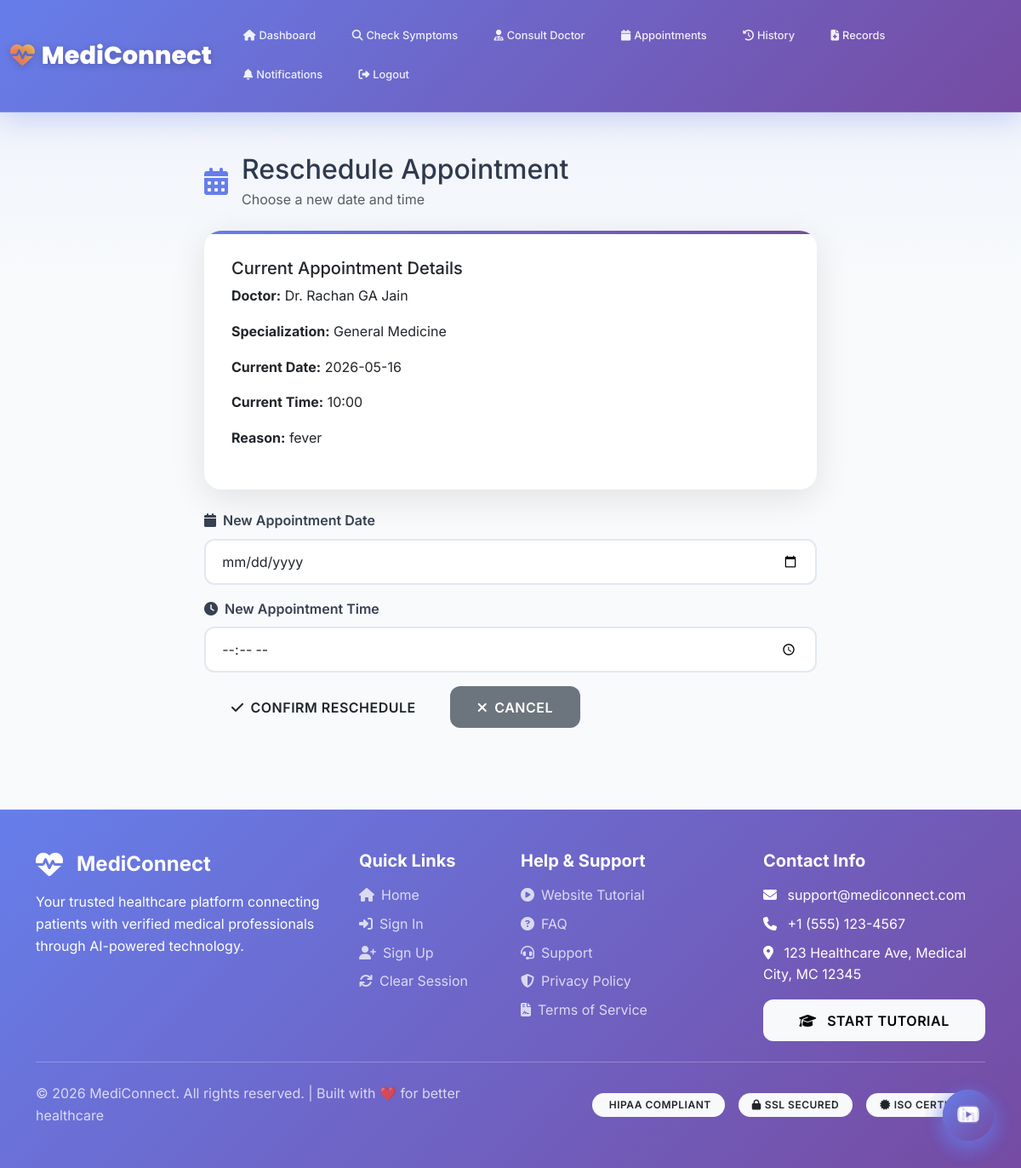
The app's page /appointment/reschedule/52 (signed in) with its own data.
### tables this page shows
CREATE TABLE users (
        id INTEGER PRIMARY KEY AUTOINCREMENT,
        name TEXT NOT NULL,
        email TEXT UNIQUE NOT NULL,
        password TEXT NOT NULL,
        role TEXT NOT NULL,
        phone TEXT,
        address TEXT,
        age INTEGER,
        gender TEXT,
        created_at TIMESTAMP DEFAULT CURRENT_TIMESTAMP
    , account_status VARCHAR(20) DEFAULT 'active');

CREATE TABLE doctors (
        id INTEGER PRIMARY KEY AUTOINCREMENT,
        user_id INTEGER,
        specialization TEXT,
        qualification TEXT,
        experience INTEGER,
        consultation_fee REAL,
        available BOOLEAN DEFAULT 1, verification_id TEXT, verification_status TEXT DEFAULT 'Pending', degree_certificate_path VARCHAR(500), council_registration_path VARCHAR(500), documents_uploaded BOOLEAN DEFAULT 0, verification_notes TEXT,
        FOREIGN KEY (user_id) REFERENCES users(id)
    );

CREATE TABLE "appointments" (
                id INTEGER PRIMARY KEY AUTOINCREMENT,
                patient_id INTEGER,
                doctor_id INTEGER,
                appointment_date DATE,
                appointment_time TIME,
                status TEXT DEFAULT 'scheduled',
                reason TEXT,
                notes TEXT,
                created_at TIMESTAMP DEFAULT CURRENT_TIMESTAMP, mode TEXT DEFAULT "online", symptoms TEXT, prescription TEXT, lab_tests TEXT, payment_status TEXT DEFAULT 'unpaid', payment_id INTEGER,
                FOREIGN KEY (patient_id) REFERENCES patients(id),
                FOREIGN KEY (doctor_id) REFERENCES doctors(id)
            );

### app.py (the view, shortened to what this page needs)
@app.route('/appointment/reschedule/<int:appointment_id>', methods=['GET', 'POST'])
@login_required
def reschedule_appointment(appointment_id):
    conn = get_db()
    appointment = conn.execute('''SELECT a.*, d.specialization, u.name as doctor_name
                                 FROM appointments a
                                 JOIN doctors d ON a.doctor_id = d.id
                                 JOIN users u ON d.user_id = u.id
                                 WHERE a.id = ?''', (appointment_id,)).fetchone()
    conn.close()
    from datetime import date
    today = date.today().strftime('%Y-%m-%d')
    return render_template('reschedule_appointment.html', appointment=appointment, today=today)

### app.py (called while the page is built)
def get_db():
    conn = sqlite3.connect('medical.db')
    conn.row_factory = sqlite3.Row
    return conn

def login_required(f):
    @wraps(f)
    def decorated_function(*args, **kwargs):
        if 'user_id' not in session:
            flash('Please login first', 'warning')
            return redirect(url_for('signin_as'))
        if 'last_activity' in session:
            last_activity = datetime.fromisoformat(session['last_activity'])
            if datetime.now() - last_activity > timedelta(minutes=30):
                session.clear()
                flash('Session expired due to inactivity. Please login again.', 'warning')
                return redirect(url_for('signin_as'))
        session['last_activity'] = datetime.now().isoformat()
        session.permanent = True
        return f(*args, **kwargs)
    return decorated_function

### templates/reschedule_appointment.html (shortened to what this page needs)
{% extends "base_clean.html" %}
{% block content %}
<div class="container">
    <div class="row justify-content-center">
        <div class="col-md-8">
            <div class="glass-card">
                <div class="d-flex align-items-center mb-4">
                    <div class="animated-icon me-3" style="font-size: 2rem; color: #667eea;">
                        <i class="fas fa-calendar-alt"></i>
                    </div>
                    <div>
                        <h2 class="mb-1">Reschedule Appointment</h2>
                        <p class="text-muted mb-0">Choose a new date and time</p>
                    </div>
                </div>
                <div class="card mb-4">
                    <div class="card-body">
                        <h5 class="card-title">Current Appointment Details</h5>
                        <p><strong>Doctor:</strong> Dr. {{ appointment.doctor_name }}</p>
                        <p><strong>Specialization:</strong> {{ appointment.specialization }}</p>
                        <p><strong>Current Date:</strong> {{ appointment.appointment_date }}</p>
                        <p><strong>Current Time:</strong> {{ appointment.appointment_time }}</p>
                        <p><strong>Reason:</strong> {{ appointment.reason }}</p>
                    </div>
                </div>
                <form method="POST">
                    <div class="mb-3">
                        <label for="appointment_date" class="form-label">
                            <i class="fas fa-calendar me-2"></i>New Appointment Date
                        </label>
                        <input type="date" class="form-control" id="appointment_date" name="appointment_date"
                               min="{{ today }}" required>
                    </div>
                    <div class="mb-3">
                        <label for="appointment_time" class="form-label">
                            <i class="fas fa-clock me-2"></i>New Appointment Time
                        </label>
                        <input type="time" class="form-control" id="appointment_time" name="appointment_time" required>
                    </div>
                    <div class="d-flex gap-2">
                        <button type="submit" class="btn btn-modern btn-gradient-primary">
                            <i class="fas fa-check me-2"></i>Confirm Reschedule
                        </button>
                        <a href="{{ request.referrer or url_for('patient_dashboard') }}" class="btn btn-secondary">
                            <i class="fas fa-times me-2"></i>Cancel
                        </a>
                    </div>
                </form>
            </div>
        </div>
    </div>
</div>
{% endblock %}

### templates/base_clean.html (style rules this page uses)
:root { --primary-gradient: linear-gradient(135deg, #667eea 0%, #764ba2 100%); --secondary-gradient: linear-gradient(135deg, #f093fb 0%, #f5576c 100%); --success-gradient: linear-gradient(135deg, #4facfe 0%, #00f2fe 100%); --warning-gradient: linear-gradient(135deg, #43e97b 0%, #38f9d7 100%); --danger-gradient: linear-gradient(135deg, #fa709a 0%, #fee140 100%); --dark-gradient: linear-gradient(135deg, #2c3e50 0%, #34495e 100%); --light-bg: #f8fafc; --card-shadow: 0 10px 40px rgba(0, 0, 0, 0.1); --card-shadow-hover: 0 20px 60px rgba(0, 0, 0, 0.15); --border-radius: 20px; --transition: all 0.4s cubic-bezier(0.4, 0, 0.2, 1); }
* { margin: 0; padding: 0; box-sizing: border-box; }
body { font-family: 'Inter', -apple-system, BlinkMacSystemFont, 'Segoe UI', sans-serif; background: var(--light-bg); color: #2d3748; line-height: 1.6; overflow-x: hidden; }
.card { border: none; border-radius: var(--border-radius); box-shadow: var(--card-shadow); transition: var(--transition); background: white; overflow: hidden; position: relative; }
.card::before { content: ''; position: absolute; top: 0; left: 0; right: 0; height: 4px; background: var(--primary-gradient); }
.card-body { padding: 2rem; }
.btn { border-radius: 12px; padding: 0.8rem 2rem; font-weight: 600; text-transform: uppercase; letter-spacing: 0.5px; transition: var(--transition); border: none; position: relative; overflow: hidden; }
.btn::before { content: ''; position: absolute; top: 50%; left: 50%; width: 0; height: 0; background: rgba(255, 255, 255, 0.3); border-radius: 50%; transform: translate(-50%, -50%); transition: width 0.6s, height 0.6s; }
.form-control, .form-select { border: 2px solid #e2e8f0; border-radius: 12px; padding: 0.8rem 1.2rem; font-size: 1rem; transition: var(--transition); background: white; }
.form-label { font-weight: 600; color: #374151; margin-bottom: 0.5rem; }
.card-body { position: relative !important; z-index: 1 !important; }
html { scroll-behavior: smooth; }
.btn-modern { border-radius: 12px; padding: 0.8rem 2rem; font-weight: 600; transition: var(--transition); border: none; }
body { animation: pageFadeIn .35s ease; }
.card, .stat-card, .panel, .ac { transition: transform .22s ease, box-shadow .22s ease !important; }

### records on screen
users: doctor_name "Rachan GA Jain"
doctors: specialization "General Medicine"
appointments: appointment_date "2026-05-16", appointment_time "10:00", reason "fever"
